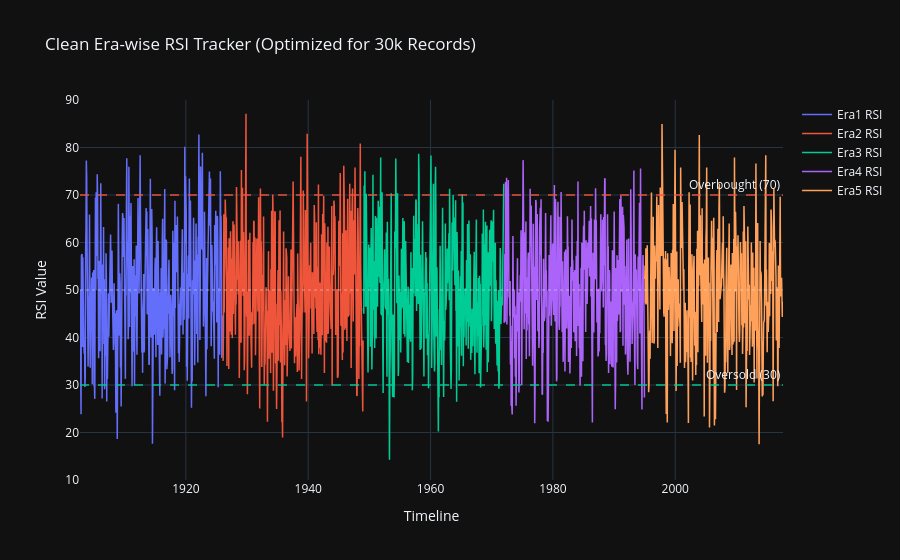

Notebook cell for this chart:
### Markdown cell above
### Project Summary: Comprehensive Historical Trend Analysis (Eras 1–5)

#### 1. Executive Summary
This project conducts a rigorous macroeconomic and technical analysis of long-term stock market behavior spanning from 1901 to 2017+. By segmenting more than a century of historical data into five distinct evolutionary eras, this study tracks price action sustainability and regime shifts. The core analytical framework utilizes the Closing Price against the 50-period Simple Moving Average (SMA_50) to filter out short-term market noise and identify primary structural trends.

#### 2. Key Era-wise Findings
* **Era 1 (1901–1926):** Marked by high systemic volatility. Features a massive decline during the Panic of 1907 down to a secular bottom ($5), followed by a powerful post-1921 institutional recovery that fully restored prices back to the $100 peak.
* **Era 2 (1926–1948):** Captures the historic 1929 peak, the catastrophic Great Depression crash, and a prolonged multi-year accumulation/sideways phase during World War II, before initiating a late post-war recovery.
* **Era 3 (1948–1972):** Exhibits an initial post-war economic boom peaking near $100, which subsequently transitioned into a structural, multi-decade bear market regime that systematically dragged prices down to cyclical lows by 1970.
* **Era 4 (1972–1993):** Defined by a decade-long macro-consolidation phase ($5–$40 range) amid historical inflationary pressures, followed by a decisive bullish breakout post-1985 that established a new structural high near $75.
* **Era 5 (1993–2017+):** Represents the modern market architecture. Highlights major macro shocks including the Dot-Com Bubble (2000) and the Great Financial Crisis (2008). Despite severe drawdowns, this era showcases highly resilient and rapid mean-reversion capabilities due to increased market liquidity.

#### 3. Technical Conclusion
Across all 115+ years of financial history, the SMA_50 proved to be a highly resilient macro-regime filter. Despite sweeping changes in trading technology, regulatory interventions, and market structures, price crossovers above or below the 50-period moving average consistently provided accurate signals for major structural changes and generational shifts between bull and bear markets.

### Code cell
import plotly.graph_objects as go

sampled_df = df.iloc[::15].copy()


fig = go.Figure()


for era_name in sampled_df['Era'].unique():
    era_df = sampled_df[sampled_df['Era'] == era_name]
    
    fig.add_trace(go.Scatter(
        x=era_df['Date'], 
        y=era_df['RSI_14'],
        mode='lines',
        name=f'{era_name} RSI',
        line=dict(width=1.5) 
    ))


fig.add_hline(y=70, line_dash="dash", line_color="rgba(239, 85, 59, 0.7)", annotation_text="Overbought (70)")
fig.add_hline(y=30, line_dash="dash", line_color="rgba(0, 204, 150, 0.7)", annotation_text="Oversold (30)")
fig.add_hline(y=50, line_dash="dot", line_color="rgba(255, 255, 255, 0.2)")


fig.update_layout(
    title='Clean Era-wise RSI Tracker (Optimized for 30k Records)',
    xaxis_title='Timeline',
    yaxis_title='RSI Value',
    yaxis=dict(range=[10, 90]),
    template='plotly_dark',
    hovermode='x unified'
)

fig.show()

### Figure 1 — Plotly figure (JSON) as saved in the notebook; plotly's stock layout.template omitted (floating-point values rounded to 4 significant figures; data arrays with more than 128 entries replaced by an {"elided": "..."} marker saying what was removed)
{"data": [{"line": {"width": 1.5}, "mode": "lines", "name": "Era1 RSI", "type": "scatter", "x": {"elided": "406 str values"}, "y": {"elided": "406 float values"}}, {"line": {"width": 1.5}, "mode": "lines", "name": "Era2 RSI", "type": "scatter", "x": {"elided": "400 str values"}, "y": {"elided": "400 float values"}}, {"line": {"width": 1.5}, "mode": "lines", "name": "Era3 RSI", "type": "scatter", "x": {"elided": "400 str values"}, "y": {"elided": "400 float values"}}, {"line": {"width": 1.5}, "mode": "lines", "name": "Era4 RSI", "type": "scatter", "x": {"elided": "400 str values"}, "y": {"elided": "400 float values"}}, {"line": {"width": 1.5}, "mode": "lines", "name": "Era5 RSI", "type": "scatter", "x": {"elided": "394 str values"}, "y": {"elided": "394 float values"}}], "layout": {"annotations": [{"showarrow": false, "text": "Overbought (70)", "x": 1, "xanchor": "right", "xref": "x domain", "y": 70, "yanchor": "bottom", "yref": "y"}, {"showarrow": false, "text": "Oversold (30)", "x": 1, "xanchor": "right", "xref": "x domain", "y": 30, "yanchor": "bottom", "yref": "y"}], "hovermode": "x unified", "shapes": [{"line": {"color": "rgba(239, 85, 59, 0.7)", "dash": "dash"}, "type": "line", "x0": 0, "x1": 1, "xref": "x domain", "y0": 70, "y1": 70, "yref": "y"}, {"line": {"color": "rgba(0, 204, 150, 0.7)", "dash": "dash"}, "type": "line", "x0": 0, "x1": 1, "xref": "x domain", "y0": 30, "y1": 30, "yref": "y"}, {"line": {"color": "rgba(255, 255, 255, 0.2)", "dash": "dot"}, "type": "line", "x0": 0, "x1": 1, "xref": "x domain", "y0": 50, "y1": 50, "yref": "y"}], "title": {"text": "Clean Era-wise RSI Tracker (Optimized for 30k Records)"}, "xaxis": {"title": {"text": "Timeline"}}, "yaxis": {"range": [10, 90], "title": {"text": "RSI Value"}}}}
